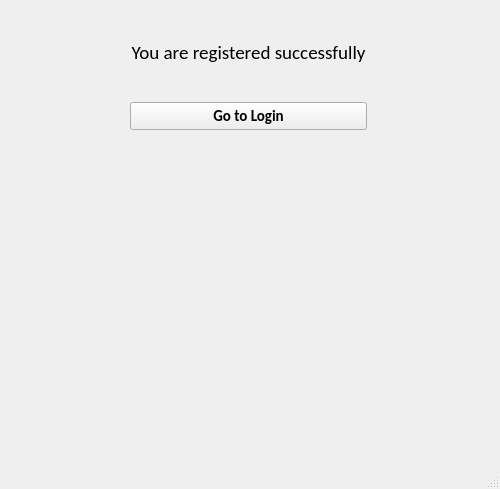
<?xml version="1.0" encoding="UTF-8"?>
<ui version="4.0">
 <class>MainWindow</class>
 <widget class="QMainWindow" name="MainWindow">
  <property name="geometry">
   <rect>
    <x>0</x>
    <y>0</y>
    <width>500</width>
    <height>489</height>
   </rect>
  </property>
  <property name="windowTitle">
   <string>MainWindow</string>
  </property>
  <widget class="QWidget" name="centralwidget">
   <widget class="QWidget" name="layoutWidget">
    <property name="geometry">
     <rect>
      <x>130</x>
      <y>40</y>
      <width>237</width>
      <height>90</height>
     </rect>
    </property>
    <layout class="QVBoxLayout" name="verticalLayout">
     <item>
      <widget class="QLabel" name="label">
       <property name="font">
        <font>
         <family>Calibri</family>
         <pointsize>14</pointsize>
        </font>
       </property>
       <property name="text">
        <string>You are registered successfully</string>
       </property>
       <property name="alignment">
        <set>Qt::AlignCenter</set>
       </property>
      </widget>
     </item>
     <item>
      <spacer name="verticalSpacer">
       <property name="orientation">
        <enum>Qt::Vertical</enum>
       </property>
       <property name="sizeHint" stdset="0">
        <size>
         <width>232</width>
         <height>27</height>
        </size>
       </property>
      </spacer>
     </item>
     <item>
      <widget class="QPushButton" name="pushButton">
       <property name="font">
        <font>
         <family>Calibri</family>
         <pointsize>11</pointsize>
         <weight>75</weight>
         <bold>true</bold>
        </font>
       </property>
       <property name="text">
        <string>Go to Login</string>
       </property>
      </widget>
     </item>
    </layout>
   </widget>
  </widget>
  <widget class="QMenuBar" name="menubar">
   <property name="geometry">
    <rect>
     <x>0</x>
     <y>0</y>
     <width>500</width>
     <height>21</height>
    </rect>
   </property>
  </widget>
  <widget class="QStatusBar" name="statusbar"/>
 </widget>
 <resources/>
 <connections/>
</ui>
